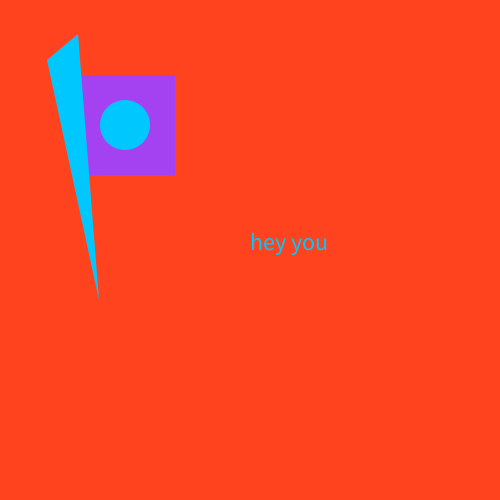
Frame 1 (no input)
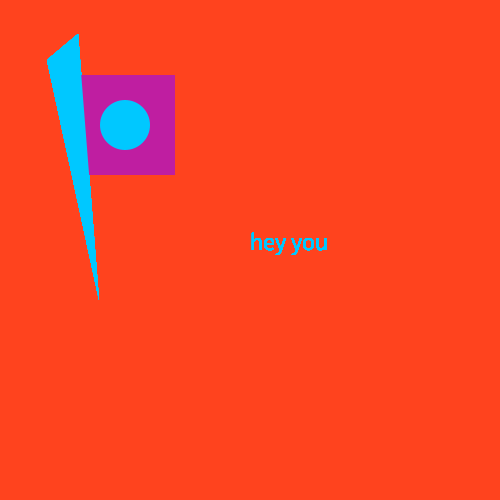
Frame 60 (the mouse pressed at the canvas centre just before this capture)
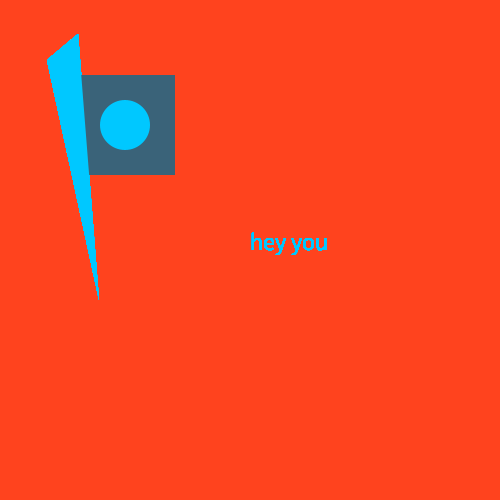
Frame 120 (the mouse held since frame 60 and released just before this capture)

The Processing sketch that drew these frames (run headless with seeded random() and noise(); from frame 60 on, the mouse is pressed at the canvas centre):

// Processing sketch: sketch_1_
// ── sketch_1_.pde
int w;
int h;
float myFloat;
String myString; 

void setup(){ 
myString = "hey you";
w = 100;
h = 200;
size(500, 500);
 background(344, 67,30);
 noStroke();
 //frameRate(5);
 textSize(24);
 }


void draw (){
//  println("Hello Console");
//  println("Hi Back");

rectMode(CENTER);
fill(random(0,255), random(0,255), random(0,255));
 rect(width*.25, height*.25, 100, 100);
 
 fill(0, 200, 444);
 ellipse(width*.25, height*.25, 50, 50);
 
 noStroke();
 triangle(47, 60, 78, 34, 99, 300);
text(myString, width/2, height/2);
}
